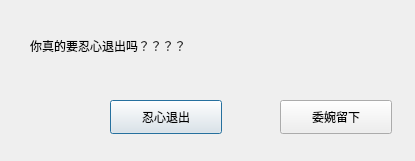
<?xml version="1.0" encoding="UTF-8"?>
<ui version="4.0">
 <class>quitDialog</class>
 <widget class="QDialog" name="quitDialog">
  <property name="geometry">
   <rect>
    <x>0</x>
    <y>0</y>
    <width>415</width>
    <height>161</height>
   </rect>
  </property>
  <property name="windowTitle">
   <string>Dialog</string>
  </property>
  <widget class="QLabel" name="label">
   <property name="geometry">
    <rect>
     <x>30</x>
     <y>10</y>
     <width>371</width>
     <height>71</height>
    </rect>
   </property>
   <property name="text">
    <string>你真的要忍心退出吗？？？？</string>
   </property>
  </widget>
  <widget class="QPushButton" name="quitBtn">
   <property name="geometry">
    <rect>
     <x>110</x>
     <y>100</y>
     <width>112</width>
     <height>34</height>
    </rect>
   </property>
   <property name="text">
    <string>忍心退出</string>
   </property>
  </widget>
  <widget class="QPushButton" name="stayBtn">
   <property name="geometry">
    <rect>
     <x>280</x>
     <y>100</y>
     <width>112</width>
     <height>34</height>
    </rect>
   </property>
   <property name="text">
    <string>委婉留下</string>
   </property>
  </widget>
 </widget>
 <resources/>
 <connections/>
</ui>
